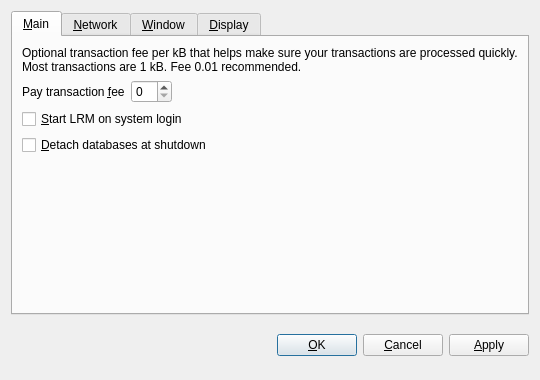
<?xml version="1.0" encoding="UTF-8"?>
<ui version="4.0">
 <class>OptionsDialog</class>
 <widget class="QDialog" name="OptionsDialog">
  <property name="geometry">
   <rect>
    <x>0</x>
    <y>0</y>
    <width>540</width>
    <height>380</height>
   </rect>
  </property>
  <property name="windowTitle">
   <string>Options</string>
  </property>
  <property name="modal">
   <bool>true</bool>
  </property>
  <layout class="QVBoxLayout" name="verticalLayout">
   <item>
    <widget class="QTabWidget" name="tabWidget">
     <property name="tabPosition">
      <enum>QTabWidget::North</enum>
     </property>
     <property name="currentIndex">
      <number>0</number>
     </property>
     <widget class="QWidget" name="tabMain">
      <attribute name="title">
       <string>&amp;Main</string>
      </attribute>
      <layout class="QVBoxLayout" name="verticalLayout_Main">
       <item>
        <widget class="QLabel" name="transactionFeeInfoLabel">
         <property name="text">
          <string>Optional transaction fee per kB that helps make sure your transactions are processed quickly. Most transactions are 1 kB. Fee 0.01 recommended.</string>
         </property>
         <property name="textFormat">
          <enum>Qt::PlainText</enum>
         </property>
         <property name="wordWrap">
          <bool>true</bool>
         </property>
        </widget>
       </item>
       <item>
        <layout class="QHBoxLayout" name="horizontalLayout_Main">
         <item>
          <widget class="QLabel" name="transactionFeeLabel">
           <property name="text">
            <string>Pay transaction &amp;fee</string>
           </property>
           <property name="textFormat">
            <enum>Qt::PlainText</enum>
           </property>
           <property name="buddy">
            <cstring>transactionFee</cstring>
           </property>
          </widget>
         </item>
         <item>
          <widget class="BitcoinAmountField" name="transactionFee"/>
         </item>
         <item>
          <spacer name="horizontalSpacer_Main">
           <property name="orientation">
            <enum>Qt::Horizontal</enum>
           </property>
           <property name="sizeHint" stdset="0">
            <size>
             <width>40</width>
             <height>20</height>
            </size>
           </property>
          </spacer>
         </item>
        </layout>
       </item>
       <item>
        <widget class="QCheckBox" name="bitcoinAtStartup">
         <property name="toolTip">
          <string>Automatically start LRM after logging in to the system.</string>
         </property>
         <property name="text">
          <string>&amp;Start LRM on system login</string>
         </property>
        </widget>
       </item>
       <item>
        <widget class="QCheckBox" name="detachDatabases">
         <property name="toolTip">
          <string>Detach block and address databases at shutdown. This means they can be moved to another data directory, but it slows down shutdown. The wallet is always detached.</string>
         </property>
         <property name="text">
          <string>&amp;Detach databases at shutdown</string>
         </property>
        </widget>
       </item>
       <item>
        <spacer name="verticalSpacer_Main">
         <property name="orientation">
          <enum>Qt::Vertical</enum>
         </property>
         <property name="sizeHint" stdset="0">
          <size>
           <width>20</width>
           <height>40</height>
          </size>
         </property>
        </spacer>
       </item>
      </layout>
     </widget>
     <widget class="QWidget" name="tabNetwork">
      <attribute name="title">
       <string>&amp;Network</string>
      </attribute>
      <layout class="QVBoxLayout" name="verticalLayout_Network">
       <item>
        <widget class="QCheckBox" name="mapPortUpnp">
         <property name="toolTip">
          <string>Automatically open the LRM client port on the router. This only works when your router supports UPnP and it is enabled.</string>
         </property>
         <property name="text">
          <string>Map port using &amp;UPnP</string>
         </property>
        </widget>
       </item>
       <item>
        <widget class="QCheckBox" name="connectSocks">
         <property name="toolTip">
          <string>Connect to the LRM network through a SOCKS proxy (e.g. when connecting through Tor).</string>
         </property>
         <property name="text">
          <string>&amp;Connect through SOCKS proxy:</string>
         </property>
        </widget>
       </item>
       <item>
        <layout class="QHBoxLayout" name="horizontalLayout_Network">
         <item>
          <widget class="QLabel" name="proxyIpLabel">
           <property name="text">
            <string>Proxy &amp;IP:</string>
           </property>
           <property name="textFormat">
            <enum>Qt::PlainText</enum>
           </property>
           <property name="buddy">
            <cstring>proxyIp</cstring>
           </property>
          </widget>
         </item>
         <item>
          <widget class="QValidatedLineEdit" name="proxyIp">
           <property name="maximumSize">
            <size>
             <width>140</width>
             <height>16777215</height>
            </size>
           </property>
           <property name="toolTip">
            <string>IP address of the proxy (e.g. 127.0.0.1)</string>
           </property>
          </widget>
         </item>
         <item>
          <widget class="QLabel" name="proxyPortLabel">
           <property name="text">
            <string>&amp;Port:</string>
           </property>
           <property name="textFormat">
            <enum>Qt::PlainText</enum>
           </property>
           <property name="buddy">
            <cstring>proxyPort</cstring>
           </property>
          </widget>
         </item>
         <item>
          <widget class="QLineEdit" name="proxyPort">
           <property name="maximumSize">
            <size>
             <width>55</width>
             <height>16777215</height>
            </size>
           </property>
           <property name="toolTip">
            <string>Port of the proxy (e.g. 9050)</string>
           </property>
          </widget>
         </item>
         <item>
          <widget class="QLabel" name="socksVersionLabel">
           <property name="text">
            <string>SOCKS &amp;Version:</string>
           </property>
           <property name="textFormat">
            <enum>Qt::PlainText</enum>
           </property>
           <property name="buddy">
            <cstring>socksVersion</cstring>
           </property>
          </widget>
         </item>
         <item>
          <widget class="QValueComboBox" name="socksVersion">
           <property name="toolTip">
            <string>SOCKS version of the proxy (e.g. 5)</string>
           </property>
          </widget>
         </item>
         <item>
          <spacer name="horizontalSpacer_Network">
           <property name="orientation">
            <enum>Qt::Horizontal</enum>
           </property>
           <property name="sizeHint" stdset="0">
            <size>
             <width>40</width>
             <height>20</height>
            </size>
           </property>
          </spacer>
         </item>
        </layout>
       </item>
       <item>
        <spacer name="verticalSpacer_Network">
         <property name="orientation">
          <enum>Qt::Vertical</enum>
         </property>
         <property name="sizeHint" stdset="0">
          <size>
           <width>20</width>
           <height>40</height>
          </size>
         </property>
        </spacer>
       </item>
      </layout>
     </widget>
     <widget class="QWidget" name="tabWindow">
      <attribute name="title">
       <string>&amp;Window</string>
      </attribute>
      <layout class="QVBoxLayout" name="verticalLayout_Window">
       <item>
        <widget class="QCheckBox" name="minimizeToTray">
         <property name="toolTip">
          <string>Show only a tray icon after minimizing the window.</string>
         </property>
         <property name="text">
          <string>&amp;Minimize to the tray instead of the taskbar</string>
         </property>
        </widget>
       </item>
       <item>
        <widget class="QCheckBox" name="minimizeOnClose">
         <property name="toolTip">
          <string>Minimize instead of exit the application when the window is closed. When this option is enabled, the application will be closed only after selecting Quit in the menu.</string>
         </property>
         <property name="text">
          <string>M&amp;inimize on close</string>
         </property>
        </widget>
       </item>
       <item>
        <spacer name="verticalSpacer_Window">
         <property name="orientation">
          <enum>Qt::Vertical</enum>
         </property>
         <property name="sizeHint" stdset="0">
          <size>
           <width>20</width>
           <height>40</height>
          </size>
         </property>
        </spacer>
       </item>
      </layout>
     </widget>
     <widget class="QWidget" name="tabDisplay">
      <attribute name="title">
       <string>&amp;Display</string>
      </attribute>
      <layout class="QVBoxLayout" name="verticalLayout_Display">
       <item>
        <layout class="QHBoxLayout" name="horizontalLayout_1_Display">
         <item>
          <widget class="QLabel" name="langLabel">
           <property name="text">
            <string>User Interface &amp;language:</string>
           </property>
           <property name="textFormat">
            <enum>Qt::PlainText</enum>
           </property>
           <property name="buddy">
            <cstring>lang</cstring>
           </property>
          </widget>
         </item>
         <item>
          <widget class="QValueComboBox" name="lang">
           <property name="toolTip">
            <string>The user interface language can be set here. This setting will take effect after restarting LRM.</string>
           </property>
          </widget>
         </item>
        </layout>
       </item>
       <item>
        <layout class="QHBoxLayout" name="horizontalLayout_2_Display">
         <item>
          <widget class="QLabel" name="unitLabel">
           <property name="text">
            <string>&amp;Unit to show amounts in:</string>
           </property>
           <property name="textFormat">
            <enum>Qt::PlainText</enum>
           </property>
           <property name="buddy">
            <cstring>unit</cstring>
           </property>
          </widget>
         </item>
         <item>
          <widget class="QValueComboBox" name="unit">
           <property name="toolTip">
            <string>Choose the default subdivision unit to show in the interface and when sending coins.</string>
           </property>
          </widget>
         </item>
        </layout>
       </item>
       <item>
        <widget class="QCheckBox" name="displayAddresses">
         <property name="toolTip">
          <string>Whether to show LRM addresses in the transaction list or not.</string>
         </property>
         <property name="text">
          <string>&amp;Display addresses in transaction list</string>
         </property>
        </widget>
       </item>
       <item>
        <widget class="QCheckBox" name="coinControlFeatures">
         <property name="toolTip">
          <string>Whether to show coin control features or not.</string>
         </property>
         <property name="text">
          <string>Display coin &amp;control features (experts only!)</string>
         </property>
        </widget>
       </item>
       <item>
        <spacer name="verticalSpacer_Display">
         <property name="orientation">
          <enum>Qt::Vertical</enum>
         </property>
         <property name="sizeHint" stdset="0">
          <size>
           <width>20</width>
           <height>40</height>
          </size>
         </property>
        </spacer>
       </item>
      </layout>
     </widget>
    </widget>
   </item>
   <item>
    <layout class="QHBoxLayout" name="horizontalLayout_Buttons">
     <item>
      <spacer name="horizontalSpacer_1">
       <property name="orientation">
        <enum>Qt::Horizontal</enum>
       </property>
       <property name="sizeHint" stdset="0">
        <size>
         <width>40</width>
         <height>48</height>
        </size>
       </property>
      </spacer>
     </item>
     <item>
      <widget class="QLabel" name="statusLabel">
       <property name="font">
        <font>
         <weight>75</weight>
         <bold>true</bold>
        </font>
       </property>
       <property name="text">
        <string/>
       </property>
       <property name="textFormat">
        <enum>Qt::PlainText</enum>
       </property>
       <property name="wordWrap">
        <bool>true</bool>
       </property>
      </widget>
     </item>
     <item>
      <spacer name="horizontalSpacer_2">
       <property name="orientation">
        <enum>Qt::Horizontal</enum>
       </property>
       <property name="sizeHint" stdset="0">
        <size>
         <width>40</width>
         <height>48</height>
        </size>
       </property>
      </spacer>
     </item>
     <item>
      <widget class="QPushButton" name="okButton">
       <property name="text">
        <string>&amp;OK</string>
       </property>
      </widget>
     </item>
     <item>
      <widget class="QPushButton" name="cancelButton">
       <property name="text">
        <string>&amp;Cancel</string>
       </property>
       <property name="autoDefault">
        <bool>false</bool>
       </property>
      </widget>
     </item>
     <item>
      <widget class="QPushButton" name="applyButton">
       <property name="text">
        <string>&amp;Apply</string>
       </property>
       <property name="autoDefault">
        <bool>false</bool>
       </property>
      </widget>
     </item>
    </layout>
   </item>
  </layout>
 </widget>
 <customwidgets>
  <customwidget>
   <class>BitcoinAmountField</class>
   <extends>QSpinBox</extends>
   <header>bitcoinamountfield.h</header>
  </customwidget>
  <customwidget>
   <class>QValueComboBox</class>
   <extends>QComboBox</extends>
   <header>qvaluecombobox.h</header>
  </customwidget>
  <customwidget>
   <class>QValidatedLineEdit</class>
   <extends>QLineEdit</extends>
   <header>qvalidatedlineedit.h</header>
  </customwidget>
 </customwidgets>
 <resources/>
 <connections/>
</ui>
